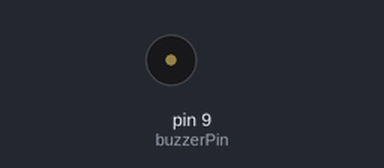
The sketch below on a simulated Arduino Uno, built with avr-gcc and run on an emulated ATmega328P. On the bench: buzzer (waves = sounding).

Above: at 0.6 s.
At 10.12 s:
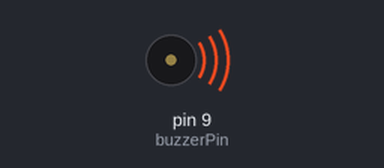
Timing chart, 0 to 10.4 s (numbered marks = the images above):
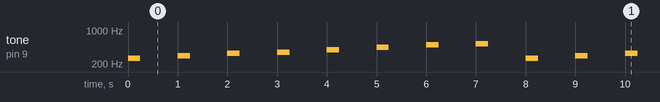

Measured:
- by itself, tone on pin 9 (buzzerPin): repeats every 8.0 s: silent 0.75 s, 294 Hz 0.25 s, silent 0.75 s, 330 Hz 0.25 s, silent 0.75 s, 349 Hz 0.25 s, silent 0.75 s, 392 Hz 0.25 s, silent 0.75 s, 440 Hz 0.25 s, silent 0.75 s, 494 Hz 0.25 s, silent 0.75 s, 523 Hz 0.25 s, silent 0.75 s, 262 Hz 0.25 s

The sketch:

ch11_1.ino
```cpp
int buzzerPin = 9;

void setup() {
}

void loop() {
  tone(buzzerPin, 262, 250);
  delay(1000);
  tone(buzzerPin, 294, 250);
  delay(1000);
  tone(buzzerPin, 330, 250);
  delay(1000);
  tone(buzzerPin, 349, 250);
  delay(1000);
  tone(buzzerPin, 392, 250);
  delay(1000);
  tone(buzzerPin, 440, 250);
  delay(1000);
  tone(buzzerPin, 494, 250);
  delay(1000);
  tone(buzzerPin, 523, 250);
  delay(1000);
}
```
